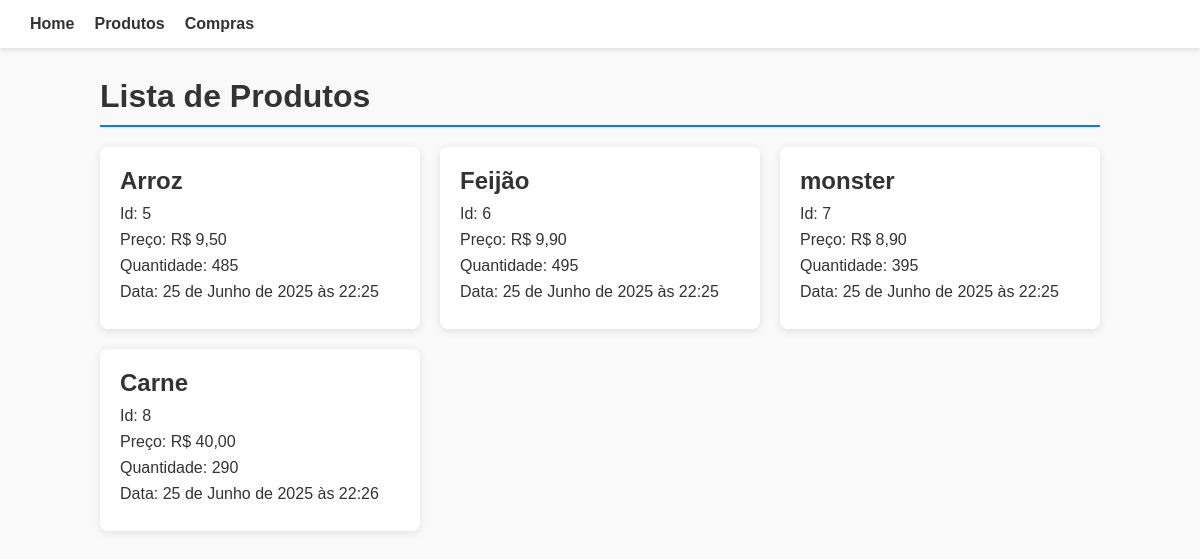
Screenshot of /products/ with the database file from the repository.
### products/models.py (models this page shows, shortened)
class Product(models.Model):
  name = models.CharField(max_length=200)
  price = models.DecimalField(max_digits=10,decimal_places=2)
  quantity = models.PositiveIntegerField()
  created_at = models.DateTimeField(auto_now_add=True)

### products/views.py (the view)
# urls.py: path("", views.index, name="index"),
def index(request):
  product_list = Product.objects.all()
  context = {"product_list": product_list}
  return render(request, "products/index.html", context)

### products/templates/products/index.html (shortened to what this page needs)
{% load static %}
<!DOCTYPE html>
<html lang="pt-BR">
<head>
    <link rel="stylesheet" href="{% static 'products/style.css' %}">
</head>
<body>
    <header>
        <nav>
            <ul>
                <li><a href="/">Home</a></li>
                <li><a href="/products/">Produtos</a></li>
                <li><a href="/orders/">Compras</a></li>
            </ul>
        </nav>
    </header>
    <main>
        <h1>Lista de Produtos</h1>
        <div class="product-list">
            {% for product in product_list %}
                <div class="product-card">
                    <h2>{{ product.name }}</h2>
                    <p>Id: {{product.id}} </p>
                    <p>Preço: R$ {{ product.price }} </p>
                    <p>Quantidade: {{ product.quantity }} </p>
                    <p>Data: {{ product.created_at}} </p>
                </div>
            {% empty %}
                <p>Nenhum produto cadastrado.</p>
            {% endfor %}
        </div>
    </main>
</body>
</html>

### products/static/products/style.css (style rules this page uses)
body, h1, h2, p, ul, li, a { margin: 0; padding: 0; box-sizing: border-box; text-decoration: none; }
body { font-family: Arial, sans-serif; background-color: #f9f9f9; color: #333; padding: 0; margin: 0; }
header { background-color: #ffffff; padding: 15px 30px; box-shadow: 0 2px 5px rgba(0, 0, 0, 0.1); }
nav ul { display: flex; gap: 20px; list-style: none; }
nav a { color: #333; font-weight: bold; }
main { max-width: 1000px; margin: 30px auto; padding: 0 20px; }
h1 { font-size: 2em; margin-bottom: 20px; border-bottom: 2px solid #007BFF; padding-bottom: 10px; }
.product-list { display: grid; grid-template-columns: repeat(auto-fit, minmax(250px, 1fr)); gap: 20px; }
.product-card { background-color: #ffffff; border-radius: 8px; padding: 20px; box-shadow: 0 2px 8px rgba(0, 0, 0, 0.1); transition: transform 0.2s ease; }
.product-card h2 { font-size: 1.5em; margin-bottom: 10px; }
.product-card p { margin-bottom: 8px; }

### rows the page displays
Product: name "Arroz", id "5", price "9,50", quantity "485", created_at "25 de Junho de 2025 às 22:25"
Product: name "Feijão", id "6", price "9,90", quantity "495", created_at "25 de Junho de 2025 às 22:25"
Product: name "monster", id "7", price "8,90", quantity "395", created_at "25 de Junho de 2025 às 22:25"
Product: name "Carne", id "8", price "40,00", quantity "290", created_at "25 de Junho de 2025 às 22:26"
